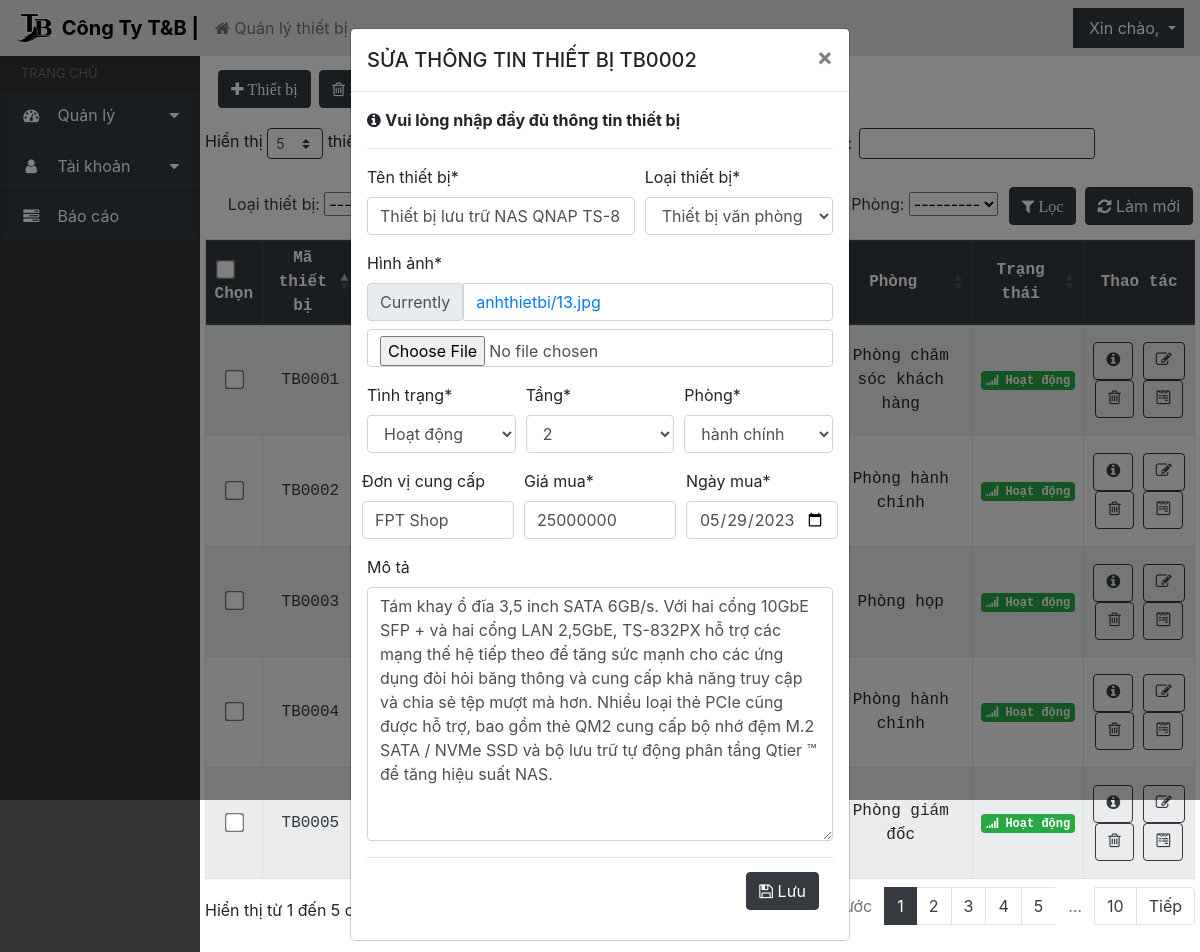
Screenshot of /chinhsuathietbi/TB0002 with the database file from the repository.
### QLthietbi_app/models.py (models this page shows, shortened)
class ThietBi(models.Model):
    id_thiet_bi = models.CharField(max_length=10, primary_key=True, blank=False, null=False, unique=True, editable=False)
    ten_thiet_bi = models.CharField(max_length=30, verbose_name='Tên thiết bị', blank=False, null=True)
    loai_thiet_bi = models.ForeignKey(LoaiThietBi, on_delete=models.SET_NULL, null=True, verbose_name='Loại thiết bị')
    phong = models.ForeignKey(Phong, on_delete=models.SET_NULL, null=True,blank=False, verbose_name='Phòng')
    tang = models.ForeignKey(Tang, on_delete=models.SET_NULL, null=True,blank=False, verbose_name='Tầng')
    hinh_anh = models.ImageField(upload_to='anhthietbi/', blank=False, null=True, verbose_name='Hình ảnh')
    ngay_mua = models.DateField(verbose_name='Ngày mua')
    gia_mua = models.IntegerField(verbose_name='Giá mua')
    tinh_trang_choices = [
        ('hoatdong', 'Hoạt động'),
        ('dangbaotri', 'Đang bảo trì'),
        ('bihong', 'Bị hỏng'),
    ]
    tinh_trang = models.CharField(max_length=10, choices=tinh_trang_choices, default='hoatdong', verbose_name='Tình trạng', blank=False, null=True)
    ngay_bao_tri = models.DateField(verbose_name='Ngày bảo trì',blank=True, null=True)
    mo_ta = models.TextField(verbose_name='Mô tả', blank=True, null=True)
    don_vi_cung_cap = models.CharField(max_length=30, verbose_name='Đơn vị cung cấp', blank=True, null=True)
    class Meta:
        verbose_name_plural = 'Thiết bị'

class Phong(models.Model):
    tang = models.ForeignKey(Tang, on_delete=models.CASCADE, verbose_name='Tầng')
    ten_phong = models.CharField(max_length=30, verbose_name='Tên phòng')
    class Meta:
        ordering = ['-ten_phong']
        verbose_name_plural = 'Phòng'
    def __str__(self):
        return self.ten_phong

### QLthietbi_app/views.py (the view)
# urls.py: path('chinhsuathietbi/<str:id_thiet_bi>', views.render_chinhsuathietbi, name='render_chinhsuathietbi'),
def render_chinhsuathietbi(request, id_thiet_bi):
    listThietBi = ThietBi.objects.all()
    myFilter = ThietBiFilter(request.GET, queryset=listThietBi)
    listThietBi = myFilter.qs
    pk = id_thiet_bi
    thietbi = ThietBi.objects.get(id_thiet_bi=id_thiet_bi)
    form = ThemThietBiForm(instance=thietbi)
    if request.method == "POST":
        form = ThemThietBiForm(request.POST,request.FILES,instance=thietbi)
        if form.is_valid():
            form.save()
            return redirect('QLthietbi_app:render_trangchinh')
    return render(request,"chinhsuatb.html",{'listThietBi': listThietBi, 'myFilter': myFilter, 'form': form, 'pk': pk})

### QLthietbi_app/forms.py (shortened to what this page needs)
class ThemThietBiForm(forms.ModelForm):
    class Meta:
        model = ThietBi
        fields = ('ten_thiet_bi', 'loai_thiet_bi', 'hinh_anh', 'mo_ta', 'ngay_mua', 'gia_mua', 'tinh_trang', 'tang', 'phong', 'don_vi_cung_cap')
        widgets = {
            'ten_thiet_bi': forms.TextInput(attrs={'class': 'form-control', 'placeholder': 'Nhập tên thiết bị'}),
            'loai_thiet_bi': forms.Select(attrs={'class': 'form-control'}),
            'ngay_mua': forms.DateInput(attrs={'class': 'form-control', 'type': 'date'}),
            'gia_mua': forms.NumberInput(attrs={'class': 'form-control', 'placeholder': 'Nhập giá mua'}),
            'mo_ta': forms.Textarea(attrs={'class': 'form-control'}),
            'tinh_trang': forms.Select(attrs={'class': 'form-control'}),
            'tang': forms.Select(attrs={'class': 'form-control', 'name': 'tang'}),
            'phong': forms.Select(attrs={'class': 'form-control', 'name': 'phong'}),
            'don_vi_cung_cap': forms.TextInput(attrs={'class': 'form-control', 'placeholder': 'Nhập đơn vị cung cấp'}),
        }

### QLthietbi_app/models.py (called while the page is built)
    def __str__(self):
        return self.ten_tang

    def __str__(self):
        return self.ten_loaithietbi

### QLthietbi_app/templates/chinhsuatb.html (shortened to what this page needs)
{% extends 'header.html' %}
{% block content %}
{% include 'chinhsua_modal.html' %}
<div class="col py-2">
  <div class="row element-button">
    <div class="col-sm px-3 py-1 pr-1">
      <button
        type="button"
        class="btn btn-dark"
        data-toggle="modal"
        data-target="#thietbiModal"
      >
        <i class="fa fa-plus" aria-hidden="true"> Thiết bị</i>
      </button>
      <button
        type="button"
        name="delete"
        class="btn btn-dark"
        onclick="deleteSelectedItems()"
      >
        <i class="fa fa-trash-o" aria-hidden="true"> Xóa nhiều</i>
      </button>
      <a class="btn btn-dark" href="{% url 'QLthietbi_app:tao_file_txt' %}"
        ><i class="fa fa-file-text-o" aria-hidden="true"> Tạo file.txt</i></a
      >
      <a class="btn btn-dark" href="{% url 'QLthietbi_app:tao_file_csv' %}"
        ><i class="fa fa-file-excel-o" aria-hidden="true"> Tạo file.csv</i></a
      >
      <div class="row px-1 py-3">
        <div class="table-responsive">
          <table
            id="device-table"
            class="table table-sm table-striped bg-light table-condensed table-bordered"
            cellspacing="0"
            width="100%"
          >
            <caption>
              <form
                method="get"
                id="thietbifilter"
                data-device-url="{% url 'QLthietbi_app:ajax_load_phong' %}"
              >
                {% csrf_token %} {% for field in myFilter.form %}
                <a>{{ field.label_tag }}</a>&nbsp{{ field }}&nbsp
                {%endfor %}
                <button type="submit" class="btn btn-dark">
                  <i class="fa fa-filter" aria-hidden="true"> Lọc</i>
                </button>
                <a
                  href="{% url 'QLthietbi_app:render_trangchinh' %}"
                  class="btn btn-dark"
                  ><i class="fa fa-refresh" aria-hidden="true"></i> Làm mới</a
                >
              </form>
            </caption>
            <thead class="thead-dark">
              <tr id="chk-th">
                <th>
                  <input
                    class="form-check-input checkbox-large"
                    type="checkbox"
                    name="select_all"
                    id="select-all"
                  />
                  Chọn
                </th>
                <th>Mã thiết bị</th>
                <th>Tên thiết bị</th>
                <th>Hình ảnh</th>
                <th>Loại thiết bị</th>
                <th>Tầng</th>
                <th>Phòng</th>
                <th>Trạng thái</th>
                <th>Thao tác</th>
              </tr>
            </thead>
            <tbody>
              {% csrf_token %} {% for ThietBi in listThietBi %}
              <tr>
                <td class="text-center">
                  <input
                    class="form-check-input checkbox-large"
                    type="checkbox"
                    name="instance"
                    value="{{ThietBi.id_thiet_bi}}"
                  />
                </td>
                <td>
                  <a
                    href="{% url 'QLthietbi_app:render_chitietthietbi' ThietBi.id_thiet_bi %}"
                    class="a-td"
                  >
                    {{ThietBi.id_thiet_bi}}
                  </a>
                </td>
                <td>
                  <a
                    href="{% url 'QLthietbi_app:render_chitietthietbi' ThietBi.id_thiet_bi %}"
                    class="a-td"
                    >{{ThietBi.ten_thiet_bi}}</a
                  >
                </td>
                <td>
                  <a
                    href="{% url 'QLthietbi_app:render_chitietthietbi' ThietBi.id_thiet_bi %}"
                    class="a-td"
                    ><img
                  /></a>
                </td>
                {% if ThietBi.loai_thiet_bi == None %}
                <td>Loại thiết bị đã bị xóa</td>
                {% else %}
                <td>{{ThietBi.loai_thiet_bi}}</td>
                {% endif %}
                {% if ThietBi.tang == None %}
                <td>Tầng đã bị xóa</td>
                {% else %}
                <td>Tầng {{ThietBi.tang}}</td>
                {% endif %}
                {% if ThietBi.phong == None %}
                <td>Phòng đã bị xóa</td>
                {% else %}
                <td>Phòng {{ThietBi.phong}}</td>
                {% endif %}
                {% if ThietBi.tinh_trang == "hoatdong" %}
                <td>
                  <span class="badge badge-success"
                    ><i class="fa fa-signal" aria-hidden="true"></i> Hoạt
                    động</span
                  >
                </td>
                {% endif %}
                <td>
                  <a
                    href="{% url 'QLthietbi_app:render_chitietthietbi' ThietBi.id_thiet_bi %}"
                    class="btn btn-outline-dark"
                    data-tooltip="tooltip"
                    data-placement="top"
                    title="Thông tin thiết bị"
                    ><i class="fa fa-info-circle" aria-hidden="true"></i
                  ></a>
                  <a
                    href="{% url 'QLthietbi_app:render_chinhsuathietbi' ThietBi.id_thiet_bi %}"
                    class="btn btn-outline-dark"
                    data-tooltip="tooltip"
                    data-placement="top"
                    title="Chỉnh sửa thiết bị"
                    ><i class="fa fa-pencil-square-o" aria-hidden="true"></i
                  ></a>
                  <a
                    {%
                    comment
                    %}
                    href="{% url 'QLthietbi_app:render_xoathietbi' ThietBi.id_thiet_bi %}"
                    {%
                    endcomment
                    %}
                    class="btn btn-outline-dark"
                    data-placement="top"
                    title="Xóa thiết bị"
                    data-target="#confirmDelete1Modal-{{ ThietBi.id_thiet_bi }}"
                    data-toggle="modal"
                    data-tooltip="tooltip"
                    id="delete-item"
                    ><i class="fa fa-trash-o" aria-hidden="true"></i
                  ></a>
                  <a
                    class="btn btn-outline-dark"
                    data-tooltip="tooltip"
                    data-placement="top"
                    title="Tạo báo cáo thiết bị"
                    ><i class="fa fa-wpforms" aria-hidden="true"></i
                  ></a>
                </td>
              </tr>
              {% endfor %}
            </tbody>
          </table>
        </div>
      </div>
    </div>
  </div>
</div>
{% endblock %}

### QLthietbi_app/templates/chinhsua_modal.html (shortened to what this page needs)
{% load static %} {%load crispy_forms_tags %}
<div
  class="modal fade"
  id="suathietbiModal"
  tabindex="-1"
  role="dialog"
  aria-labelledby="exampleModalLabel"
  aria-hidden="true"
>
  <div class="modal-dialog" role="document">
    <form
      method="post"
      enctype="multipart/form-data"
      id="suathietbiform"
      data-device-url="{% url 'QLthietbi_app:ajax_load_phong' %}"
    >
      <div class="modal-content">
        <div class="modal-header">
          <h5 class="modal-title" id="exampleModalLabel">
            SỬA THÔNG TIN THIẾT BỊ {{ pk }}
          </h5>
          <button
            type="button"
            class="close"
            data-dismiss="modal"
            aria-label="Close"
          >
            <span aria-hidden="true">&times;</span>
          </button>
        </div>
        <div class="modal-body">
          <a>
            <i class="fa fa-info-circle" aria-hidden="true"></i>
            <strong>Vui lòng nhập đầy đủ thông tin thiết bị</strong>
          </a>
          <hr />
          <div class="form-row">
            <div class="form-group col-md-7 mb-0">
              {{ form.ten_thiet_bi|as_crispy_field }}
            </div>
            <div class="form-group col-md-5 mb-0">
              {{ form.loai_thiet_bi|as_crispy_field }}
            </div>
          </div>
          <div class="form-row">
            <div class="form-group col-md-12 mb-0">
              {{ form.hinh_anh|as_crispy_field }}
            </div>
          </div>
          <div class="form-row">
            <div class="form-group col-md-4 mb-0">
              {{ form.tinh_trang|as_crispy_field }}
            </div>
            <div class="form-group col-md-4 mb-0">
              {{ form.tang|as_crispy_field }}
            </div>
            <div class="form-group col-md-4 mb-0">
              {{ form.phong|as_crispy_field }}
            </div>
            <div class="form-row">
              <div class="form-group col-md-4 mb-0">
                {{ form.don_vi_cung_cap|as_crispy_field }}
              </div>
              <div class="form-group col-md-4 mb-0">
                {{ form.gia_mua|as_crispy_field }}
              </div>
              <div class="form-group col-md-4 mb-0">
                {{ form.ngay_mua|as_crispy_field }}
              </div>
            </div>
          </div>
          {{ form.mo_ta|as_crispy_field }}
          <div class="modal-footer">
            <button type="submit" value="Submit" class="btn btn-dark">
              <i class="fa fa-floppy-o" aria-hidden="true" id="theSubmitButton" ></i>
              Lưu
            </button>
          </div>
        </div>
      </div>
    </form>
  </div>
</div>

### QLthietbi_app/static/css/quanly.css (style rules this page uses)
body { background-size: cover; background-repeat: no-repeat; background-attachment: fixed; background-position: center; }
body { background-image: url("https://static.pexels.com/photos/414171/pexels-photo-414171.jpeg"); background-size: cover; -webkit-animation: slidein 100s; animation: slidein 100s; -webkit-animation-fill-mode: forwards; animation-fill-mode: forwards; -webkit-animation-iteration-count: infinite; animation-iteration-count: infinite; -webkit-animation-direction: alternate; animation-direction: alternate; }
.dataTables_wrapper table.dataTable td, .dataTables_wrapper table.dataTable th { text-align: center; font-family: "Source Code Pro", monospace; vertical-align: middle; }
.a-td { color: #343a40; text-decoration: none; }
.checkbox-large { transform: scale(1.5); }
caption { caption-side: top; text-align: right; color: #343a40; }
.btn-dark { margin: 2px; }

### rows the page displays
ThietBi: id_thiet_bi "TB0002", ten_thiet_bi "Thiết bị lưu trữ NAS QNAP TS-8", loai_thiet_bi "Thiết bị văn phòng", tinh_trang "Hoạt động", tang "2", phong "hành chính", don_vi_cung_cap "FPT Shop", gia_mua "25000000", ngay_mua "05/29/2023", mo_ta "Tám khay ổ đĩa 3,5 inch SATA 6GB/s. Với hai cổng 10GbE SFP + và hai cổng LAN 2,5GbE, TS-832PX hỗ trợ các mạng thế hệ tiếp theo để tăng sức mạnh cho các ứng dụng đòi hỏi băng thông và cung cấp khả năng truy cập và chia sẻ tệp mượt mà hơn. Nhiều loại thẻ PCIe cũng được hỗ trợ, bao gồm thẻ QM2 cung cấp bộ nhớ đệm M.2 SATA / NVMe SSD và bộ lưu trữ tự động phân tầng Qtier ™ để tăng hiệu suất NAS."
ThietBi: id_thiet_bi "TB0001", phong "chăm sóc khách hàng", tinh_trang "hoatdong" (drawn)
ThietBi: id_thiet_bi "TB0003", phong "họp", tinh_trang "hoatdong" (drawn)
ThietBi: id_thiet_bi "TB0004", phong "hành chính", tinh_trang "hoatdong" (drawn)
ThietBi: id_thiet_bi "TB0005", phong "giám đốc", tinh_trang "hoatdong" (drawn)

### other values shown
{{ field.label_tag }} "Loại thiết bị:" "Phòng:"
